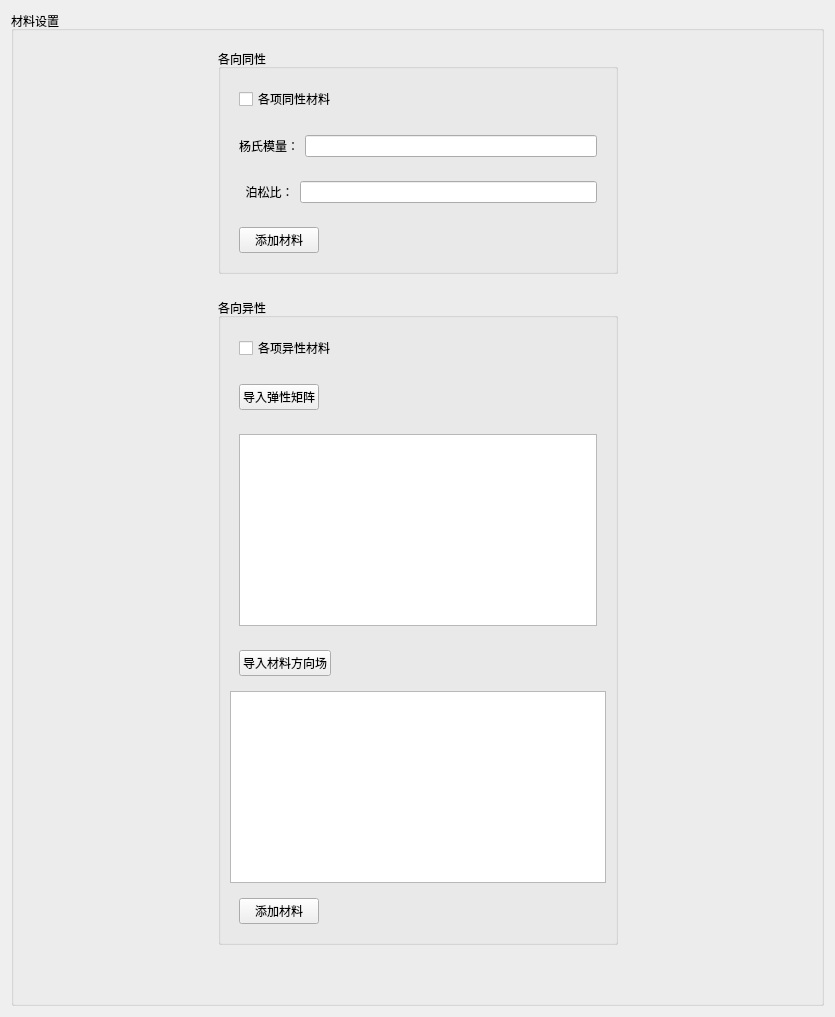
<?xml version="1.0" encoding="UTF-8"?>
<ui version="4.0">
 <class>Finite3D_MaterialProperties</class>
 <widget class="QWidget" name="Finite3D_MaterialProperties">
  <property name="geometry">
   <rect>
    <x>0</x>
    <y>0</y>
    <width>835</width>
    <height>856</height>
   </rect>
  </property>
  <property name="windowTitle">
   <string>Form</string>
  </property>
  <layout class="QVBoxLayout" name="verticalLayout">
   <item>
    <widget class="QGroupBox" name="MaterialSetWidget">
     <property name="sizePolicy">
      <sizepolicy hsizetype="Expanding" vsizetype="Minimum">
       <horstretch>0</horstretch>
       <verstretch>0</verstretch>
      </sizepolicy>
     </property>
     <property name="title">
      <string>材料设置</string>
     </property>
     <layout class="QVBoxLayout" name="verticalLayout_4">
      <item>
       <widget class="QWidget" name="widget_9" native="true">
        <layout class="QHBoxLayout" name="horizontalLayout_9">
         <item>
          <spacer name="horizontalSpacer">
           <property name="orientation">
            <enum>Qt::Horizontal</enum>
           </property>
           <property name="sizeHint" stdset="0">
            <size>
             <width>40</width>
             <height>20</height>
            </size>
           </property>
          </spacer>
         </item>
         <item>
          <widget class="QGroupBox" name="groupBox_2">
           <property name="sizePolicy">
            <sizepolicy hsizetype="Fixed" vsizetype="Minimum">
             <horstretch>0</horstretch>
             <verstretch>0</verstretch>
            </sizepolicy>
           </property>
           <property name="minimumSize">
            <size>
             <width>400</width>
             <height>0</height>
            </size>
           </property>
           <property name="maximumSize">
            <size>
             <width>400</width>
             <height>16777215</height>
            </size>
           </property>
           <property name="title">
            <string>各向同性</string>
           </property>
           <layout class="QVBoxLayout" name="verticalLayout_2">
            <item>
             <widget class="QWidget" name="widget" native="true">
              <layout class="QHBoxLayout" name="horizontalLayout_2">
               <item>
                <widget class="QCheckBox" name="sameButton">
                 <property name="text">
                  <string>各项同性材料</string>
                 </property>
                </widget>
               </item>
               <item>
                <spacer name="horizontalSpacer_5">
                 <property name="orientation">
                  <enum>Qt::Horizontal</enum>
                 </property>
                 <property name="sizeHint" stdset="0">
                  <size>
                   <width>40</width>
                   <height>20</height>
                  </size>
                 </property>
                </spacer>
               </item>
              </layout>
             </widget>
            </item>
            <item>
             <widget class="QWidget" name="widget_2" native="true">
              <layout class="QHBoxLayout" name="horizontalLayout">
               <item>
                <widget class="QLabel" name="label">
                 <property name="text">
                  <string>杨氏模量：</string>
                 </property>
                </widget>
               </item>
               <item>
                <widget class="QLineEdit" name="lineEdit_Yang"/>
               </item>
              </layout>
             </widget>
            </item>
            <item>
             <widget class="QWidget" name="widget_3" native="true">
              <layout class="QHBoxLayout" name="horizontalLayout_3">
               <item>
                <widget class="QLabel" name="label_2">
                 <property name="text">
                  <string>  泊松比：</string>
                 </property>
                </widget>
               </item>
               <item>
                <widget class="QLineEdit" name="lineEdit_Poission"/>
               </item>
              </layout>
             </widget>
            </item>
            <item>
             <widget class="QWidget" name="widget_6" native="true">
              <layout class="QHBoxLayout" name="horizontalLayout_5">
               <item>
                <widget class="QPushButton" name="addMaterial_1">
                 <property name="text">
                  <string>添加材料</string>
                 </property>
                </widget>
               </item>
               <item>
                <spacer name="horizontalSpacer_6">
                 <property name="orientation">
                  <enum>Qt::Horizontal</enum>
                 </property>
                 <property name="sizeHint" stdset="0">
                  <size>
                   <width>40</width>
                   <height>20</height>
                  </size>
                 </property>
                </spacer>
               </item>
              </layout>
             </widget>
            </item>
           </layout>
          </widget>
         </item>
         <item>
          <spacer name="horizontalSpacer_2">
           <property name="orientation">
            <enum>Qt::Horizontal</enum>
           </property>
           <property name="sizeHint" stdset="0">
            <size>
             <width>40</width>
             <height>20</height>
            </size>
           </property>
          </spacer>
         </item>
        </layout>
       </widget>
      </item>
      <item>
       <widget class="QWidget" name="widget_10" native="true">
        <layout class="QHBoxLayout" name="horizontalLayout_10">
         <item>
          <spacer name="horizontalSpacer_3">
           <property name="orientation">
            <enum>Qt::Horizontal</enum>
           </property>
           <property name="sizeHint" stdset="0">
            <size>
             <width>40</width>
             <height>20</height>
            </size>
           </property>
          </spacer>
         </item>
         <item>
          <widget class="QGroupBox" name="groupBox_3">
           <property name="sizePolicy">
            <sizepolicy hsizetype="Fixed" vsizetype="Minimum">
             <horstretch>0</horstretch>
             <verstretch>0</verstretch>
            </sizepolicy>
           </property>
           <property name="minimumSize">
            <size>
             <width>400</width>
             <height>0</height>
            </size>
           </property>
           <property name="maximumSize">
            <size>
             <width>400</width>
             <height>16777215</height>
            </size>
           </property>
           <property name="title">
            <string>各向异性</string>
           </property>
           <layout class="QVBoxLayout" name="verticalLayout_3">
            <item>
             <widget class="QWidget" name="widget_4" native="true">
              <layout class="QHBoxLayout" name="horizontalLayout_4">
               <item>
                <widget class="QCheckBox" name="differentButton">
                 <property name="text">
                  <string>各项异性材料</string>
                 </property>
                </widget>
               </item>
               <item>
                <spacer name="horizontalSpacer_8">
                 <property name="orientation">
                  <enum>Qt::Horizontal</enum>
                 </property>
                 <property name="sizeHint" stdset="0">
                  <size>
                   <width>40</width>
                   <height>20</height>
                  </size>
                 </property>
                </spacer>
               </item>
              </layout>
             </widget>
            </item>
            <item>
             <widget class="QWidget" name="widget_5" native="true">
              <layout class="QHBoxLayout" name="horizontalLayout_6">
               <item>
                <widget class="QPushButton" name="importElasticityMatrixButton">
                 <property name="text">
                  <string>导入弹性矩阵</string>
                 </property>
                </widget>
               </item>
               <item>
                <spacer name="horizontalSpacer_7">
                 <property name="orientation">
                  <enum>Qt::Horizontal</enum>
                 </property>
                 <property name="sizeHint" stdset="0">
                  <size>
                   <width>40</width>
                   <height>20</height>
                  </size>
                 </property>
                </spacer>
               </item>
              </layout>
             </widget>
            </item>
            <item>
             <widget class="QWidget" name="widget_8" native="true">
              <layout class="QHBoxLayout" name="horizontalLayout_8">
               <item>
                <widget class="QListWidget" name="listWidget"/>
               </item>
              </layout>
             </widget>
            </item>
            <item>
             <widget class="QWidget" name="widget_11" native="true">
              <layout class="QHBoxLayout" name="horizontalLayout_11">
               <item>
                <widget class="QPushButton" name="importMaterialVectorField">
                 <property name="text">
                  <string>导入材料方向场</string>
                 </property>
                </widget>
               </item>
               <item>
                <spacer name="horizontalSpacer_10">
                 <property name="orientation">
                  <enum>Qt::Horizontal</enum>
                 </property>
                 <property name="sizeHint" stdset="0">
                  <size>
                   <width>40</width>
                   <height>20</height>
                  </size>
                 </property>
                </spacer>
               </item>
              </layout>
             </widget>
            </item>
            <item>
             <widget class="QListWidget" name="listWidget_2"/>
            </item>
            <item>
             <widget class="QWidget" name="widget_7" native="true">
              <layout class="QHBoxLayout" name="horizontalLayout_7">
               <item>
                <widget class="QPushButton" name="addMaterial_2">
                 <property name="text">
                  <string>添加材料</string>
                 </property>
                </widget>
               </item>
               <item>
                <spacer name="horizontalSpacer_9">
                 <property name="orientation">
                  <enum>Qt::Horizontal</enum>
                 </property>
                 <property name="sizeHint" stdset="0">
                  <size>
                   <width>40</width>
                   <height>20</height>
                  </size>
                 </property>
                </spacer>
               </item>
              </layout>
             </widget>
            </item>
           </layout>
          </widget>
         </item>
         <item>
          <spacer name="horizontalSpacer_4">
           <property name="orientation">
            <enum>Qt::Horizontal</enum>
           </property>
           <property name="sizeHint" stdset="0">
            <size>
             <width>40</width>
             <height>20</height>
            </size>
           </property>
          </spacer>
         </item>
        </layout>
       </widget>
      </item>
      <item>
       <spacer name="verticalSpacer">
        <property name="orientation">
         <enum>Qt::Vertical</enum>
        </property>
        <property name="sizeHint" stdset="0">
         <size>
          <width>20</width>
          <height>40</height>
         </size>
        </property>
       </spacer>
      </item>
     </layout>
    </widget>
   </item>
  </layout>
 </widget>
 <resources/>
 <connections/>
</ui>
